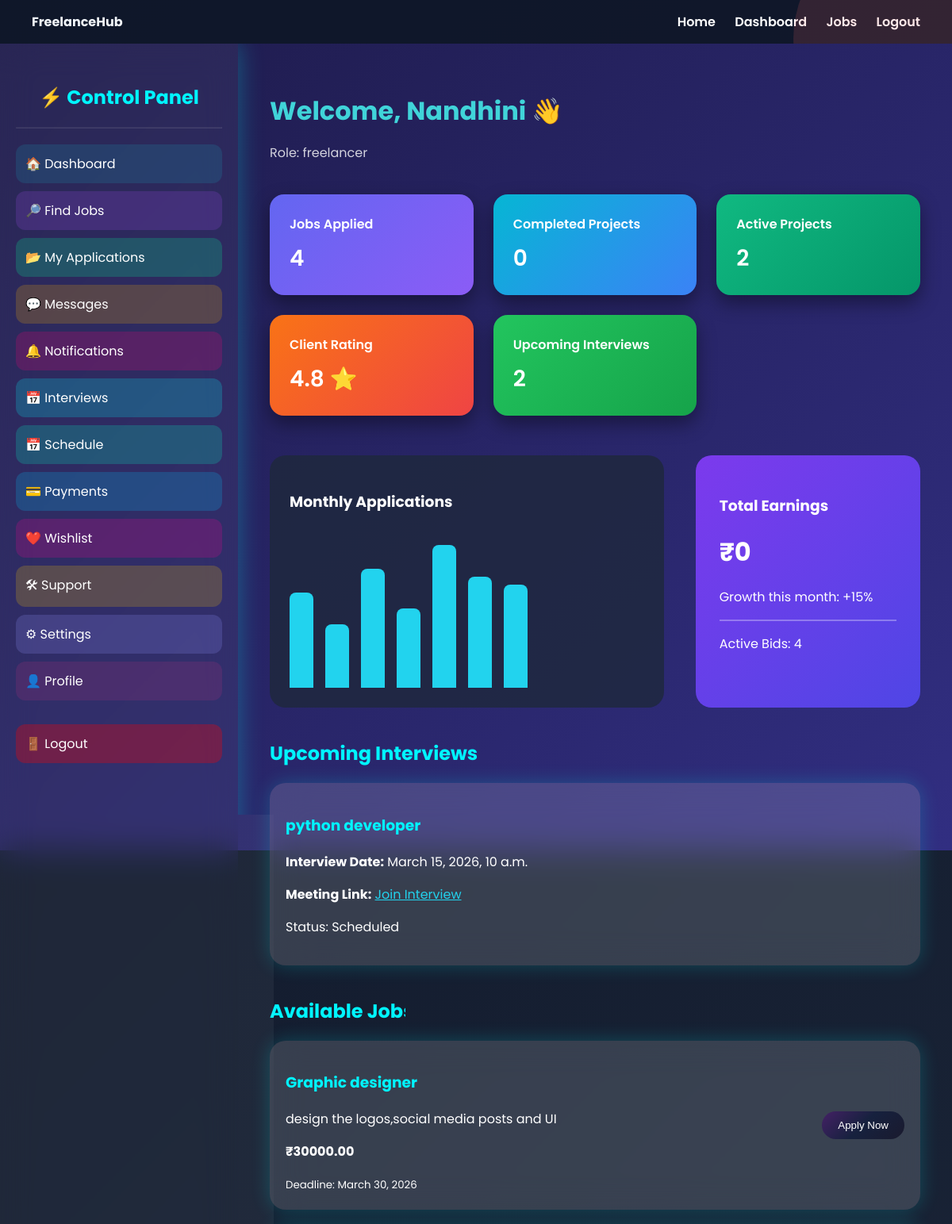
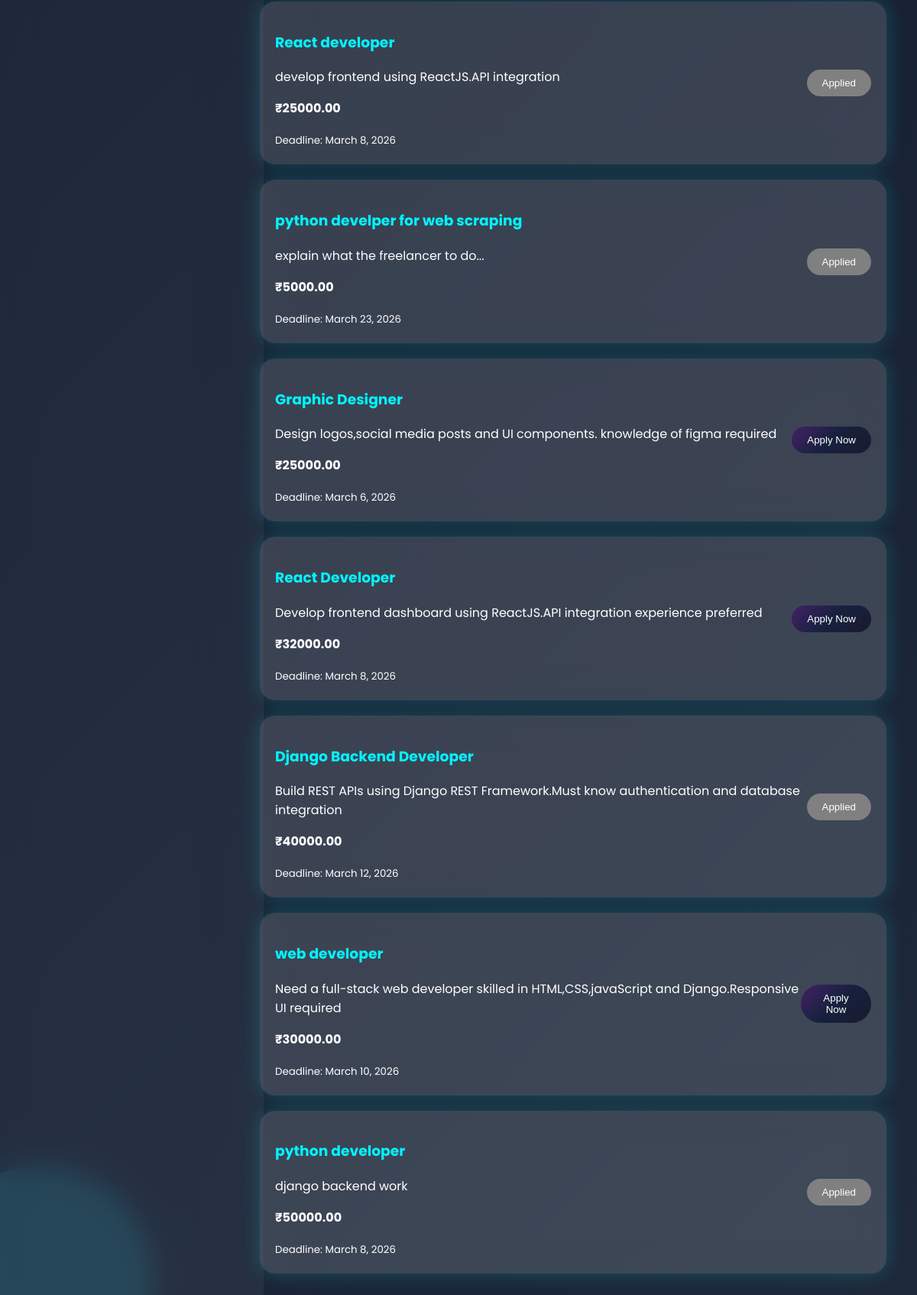
The page /dashboard/ (signed in) on the database its author committed (2 pictures, top to bottom).
### accounts/models.py (models this page shows, shortened)
class Profile(models.Model):
    ROLE_CHOICES = [
        ('client', 'Client'),
        ('freelancer', 'Freelancer'),
    ]
    user = models.OneToOneField(
        User,
        on_delete=models.CASCADE,
        related_name='profile'
    )
    role = models.CharField(max_length=20, choices=ROLE_CHOICES, default='client')
    bio = models.TextField(blank=True)
    experience = models.PositiveIntegerField(default=0)  # in years
    completed_projects = models.PositiveIntegerField(default=0)
    total_earned = models.DecimalField(max_digits=10, decimal_places=2, default=0.00)
    is_verified = models.BooleanField(default=False)
    created_at = models.DateTimeField(auto_now_add=True)

class Interview(models.Model):
    job = models.ForeignKey(Job, on_delete=models.CASCADE)
    freelancer = models.ForeignKey(User, on_delete=models.CASCADE)
    recruiter = models.ForeignKey(User, related_name="recruiter", on_delete=models.CASCADE)
    interview_date = models.DateTimeField()
    meeting_link = models.URLField()
    status = models.CharField(
        max_length=20,
        default="Scheduled"
    )
    created_at = models.DateTimeField(auto_now_add=True)

class Job(models.Model):
    STATUS_CHOICES = [
        ('open', 'Open'),
        ('closed', 'Closed'),
    ]
    title = models.CharField(max_length=200)
    description = models.TextField()
    salary = models.DecimalField(max_digits=10, decimal_places=2)
    deadline = models.DateField()
    posted_by = models.ForeignKey(
        User,
        on_delete=models.CASCADE,
        related_name='jobs'
    )
    status = models.CharField(max_length=20, choices=STATUS_CHOICES, default='open')
    created_at = models.DateTimeField(auto_now_add=True)

### accounts/views.py (the view)
# urls.py: path('dashboard/', views.dashboard, name='dashboard'),
@login_required
def dashboard(request):
    if request.user.profile.role != "freelancer":
        return redirect("recruiter_dashboard")
    profile = request.user.profile
    applications = Application.objects.filter(
        freelancer=request.user
    ).order_by("-applied_at")
    jobs = Job.objects.all().order_by("-created_at")
    interviews = Interview.objects.filter(
        freelancer=request.user
    ).order_by("interview_date")
    jobs_applied = applications.count()
    jobs_completed = applications.filter(status="completed").count()
    active_projects = applications.filter(status="accepted").count()
    total_earnings = applications.filter(
        status="completed"
    ).aggregate(total=Sum("job__salary"))["total"] or 0
    applied_job_ids = applications.values_list("job_id", flat=True)
    context = {
        "profile": profile,
        "applications": applications,
        "jobs": jobs,
        "jobs_applied": jobs_applied,
        "jobs_completed": jobs_completed,
        "active_projects": active_projects,
        "total_earnings": total_earnings,
        "applied_job_ids": applied_job_ids,
        "interviews": interviews,
    }
    return render(request, "accounts/dashboard.html", context)

### accounts/templates/accounts/dashboard.html (shortened to what this page needs)
{% extends "base.html" %}
{% block content %}
<div style="
display:flex;
min-height:100vh;
background:linear-gradient(135deg,#1e1b4b,#312e81,#0f172a);
color:white;
position:relative;
overflow:hidden;
">
<div style="position:relative;z-index:1;display:flex;width:100%;">
<div style="
width:260px;
padding:30px 20px;
backdrop-filter:blur(20px);
background:rgba(255,255,255,0.05);
box-shadow:0 0 30px rgba(0,255,255,0.3);
">
<h2 style="text-align:center;color:#00f5ff;">⚡ Control Panel</h2>
<hr style="border-color:rgba(255,255,255,0.1);margin:20px 0;">
<a href="{% url 'dashboard' %}" style="display:block;padding:12px;margin-bottom:10px;border-radius:12px;text-decoration:none;color:white;background:rgba(0,255,255,0.1);">🏠 Dashboard</a>
<a href="{% url 'find_jobs' %}" style="display:block;padding:12px;margin-bottom:10px;border-radius:12px;text-decoration:none;color:white;background:rgba(159,74,234,0.2);">🔎 Find Jobs</a>
<a href="{% url 'my_applications' %}" style="display:block;padding:12px;margin-bottom:10px;border-radius:12px;text-decoration:none;color:white;background:rgba(0,255,150,0.2);">📂 My Applications</a>
<a href="{% url 'messages' %}" style="display:block;padding:12px;margin-bottom:10px;border-radius:12px;text-decoration:none;color:white;background:rgba(255,180,0,0.2);">💬 Messages</a>
<a href="{% url 'notifications' %}"
style="display:block;padding:12px;margin-bottom:10px;border-radius:12px;text-decoration:none;color:white;background:rgba(255,0,120,0.2);">
🔔 Notifications
<a href="{% url 'freelancer_interviews' %}" style="display:block;padding:12px;margin-bottom:10px;border-radius:12px;text-decoration:none;color:white;background:rgba(0,255,255,0.2);">📅 Interviews</a>
<a href="{% url 'schedule' %}" style="display:block;padding:12px;margin-bottom:10px;border-radius:12px;text-decoration:none;color:white;background:rgba(0,255,200,0.2);">📅 Schedule</a>
<a href="{% url 'payments' %}" style="display:block;padding:12px;margin-bottom:10px;border-radius:12px;text-decoration:none;color:white;background:rgba(0,200,255,0.2);">💳 Payments</a>
<a href="{% url 'wishlist' %}" style="display:block;padding:12px;margin-bottom:10px;border-radius:12px;text-decoration:none;color:white;background:rgba(255,0,150,0.2);">❤️ Wishlist</a>
<a href="{% url 'support' %}" style="display:block;padding:12px;margin-bottom:10px;border-radius:12px;text-decoration:none;color:white;background:rgba(255,200,0,0.2);">🛠 Support</a>
<a href="{% url 'settings' %}" style="display:block;padding:12px;margin-bottom:10px;border-radius:12px;text-decoration:none;color:white;background:rgba(150,150,255,0.2);">⚙ Settings</a>
<a href="{% url 'dashboard_profile' %}" style="display:block;padding:12px;margin-bottom:10px;border-radius:12px;text-decoration:none;color:white;background:rgba(180,53,127,0.2);">👤 Profile</a>
<a href="{% url 'logout' %}" style="display:block;padding:12px;margin-top:30px;border-radius:12px;text-decoration:none;color:white;background:rgba(255,0,0,0.3);">🚪 Logout</a>
</div>
<div style="flex:1;padding:40px;">
<h1 style="margin-bottom:10px;color:#40d4d9;">
Welcome, {{ request.user.username }} 👋
</h1>
<p style="opacity:0.8;margin-bottom:40px;">
Role: {{ profile.role }}
</p>
<div class="analytics-container">
<div class="analytics-grid">
<div class="analytics-card card1">
Jobs Applied
<div class="analytics-number">{{ jobs_applied }}</div>
</div>
<div class="analytics-card card2">
Completed Projects
<div class="analytics-number">{{ jobs_completed }}</div>
</div>
<div class="analytics-card card3">
Active Projects
<div class="analytics-number">{{ active_projects }}</div>
</div>
<div class="analytics-card card4">
Client Rating
<div class="analytics-number">4.8 ⭐</div>
</div>
<div class="analytics-card card5">
Upcoming Interviews
<div class="analytics-number">2</div>
</div>
</div>
<div class="chart-section">
<div class="bar-chart">
<h3>Monthly Applications</h3>
<div class="bar-container">
<div class="bar" style="height:60%"></div>
<div class="bar" style="height:40%"></div>
<div class="bar" style="height:75%"></div>
<div class="bar" style="height:50%"></div>
<div class="bar" style="height:90%"></div>
<div class="bar" style="height:70%"></div>
<div class="bar" style="height:65%"></div>
</div>
</div>
<div class="earnings-card">
<h3>Total Earnings</h3>
<h1 style="margin:20px 0;">₹{{ total_earnings }}</h1>
<p>Growth this month: +15%</p>
<hr style="border:0.5px solid rgba(255,255,255,0.3)">
<p>Active Bids: {{ jobs_applied }}</p>
</div>
</div>
</div>
<h2 style="margin:40px 0 20px;color:#00f5ff;">Upcoming Interviews</h2>
{% for interview in interviews %}
<div style="
padding:20px;
border-radius:20px;
margin-bottom:20px;
backdrop-filter:blur(20px);
background:rgba(255,255,255,0.15);
box-shadow:0 0 25px rgba(0,255,255,0.2);
">
<h3 style="color:#00f5ff;">{{ interview.job.title }}</h3>
<p><strong>Interview Date:</strong> {{ interview.interview_date }}</p>
<p>
<strong>Meeting Link:</strong>
<a href="{{ interview.meeting_link }}" target="_blank" style="color:#22d3ee;">
Join Interview
</a>
</p>
<p>Status: {{ interview.status }}</p>
</div>
{% empty %}
<p>No interviews scheduled yet.</p>
{% endfor %}
<h2 style="margin:40px 0 20px;color:#00f5ff;">Available Jobs</h2>
{% for job in jobs %}
<div style="
padding:20px;
border-radius:20px;
margin-bottom:20px;
backdrop-filter:blur(20px);
background:rgba(255,255,255,0.15);
box-shadow:0 0 25px rgba(0,255,255,0.2);
display:flex;
justify-content:space-between;
align-items:center;
">
<div>
<h3 style="color:#00f5ff;">{{ job.title }}</h3>
<p>{{ job.description|truncatewords:20 }}</p>
<p><strong>₹{{ job.salary }}</strong></p>
<small>Deadline: {{ job.deadline }}</small>
</div>
<div>
{% if job.id in applied_job_ids %}
<button disabled style="
padding:10px 20px;
border-radius:25px;
border:none;
background:gray;
color:white;">
Applied </button>
{% else %}
<form method="POST" action="{% url 'apply_job_page' %}">
<button type="submit" style="
padding:10px 20px;
border-radius:25px;
border:none;
background:linear-gradient(135deg,#442165,#16213e,#1a1a2e);
color:white;
cursor:pointer;">
Apply Now </button>
</form>
{% endif %}
</div>
</div>
{% empty %}
<p>No jobs available.</p>
{% endfor %}
</div>
</div>
{% endblock %}

### templates/base.html (style rules this page uses)
body { margin: 0; font-family: 'Poppins', sans-serif; background: linear-gradient(135deg, #0f172a, #1e293b); color: #f1f5f9; }
body::before, body::after { content: ""; position: fixed; width: 300px; height: 300px; border-radius: 50%; z-index: 0; opacity: 0.15; }
body::before { background: #ff6b6b; top: -100px; right: -100px; }
body::after { background: #22d3ee; bottom: -100px; left: -100px; }

### accounts/templates/accounts/dashboard.html (style rules this page uses)
.analytics-container { margin-top:40px; }
.analytics-grid { display:grid; grid-template-columns:repeat(auto-fit,minmax(220px,1fr)); gap:25px; }
.analytics-card { padding:25px; border-radius:18px; color:white; font-weight:600; box-shadow:0 10px 25px rgba(0,0,0,0.4); transition:0.3s; }
.card1 { background:linear-gradient(135deg,#6366f1,#8b5cf6); }
.card2 { background:linear-gradient(135deg,#06b6d4,#3b82f6); }
.card3 { background:linear-gradient(135deg,#10b981,#059669); }
.card4 { background:linear-gradient(135deg,#f97316,#ef4444); }
.card5 { background:linear-gradient(135deg,#22c55e,#16a34a); }
.analytics-number { font-size:28px; margin-top:10px; }
.chart-section { margin-top:50px; display:flex; gap:40px; flex-wrap:wrap; }
.bar-chart { flex:2; background:rgba(30,41,59,0.8); padding:25px; border-radius:20px; }
.bar-container { display:flex; align-items:flex-end; gap:15px; height:200px; margin-top:20px; }
.bar { width:30px; background:#22d3ee; border-radius:8px 8px 0 0; }
.earnings-card { flex:1; background:linear-gradient(135deg,#7c3aed,#4f46e5); padding:30px; border-radius:20px; color:white; }

### rows shown on the page
Profile: role "freelancer"
Interview: job "python developer", interview_date "March 15, 2026, 10 a.m.", status "Scheduled"
Job: title "Graphic designer", description "design the logos,social media posts and UI", salary "30000.00", deadline "March 30, 2026"
Job: title "React developer", description "develop frontend using ReactJS.API integration", salary "25000.00", deadline "March 8, 2026", shows "Applied"
Job: title "python develper for web scraping", description "explain what the freelancer to do...", salary "5000.00", deadline "March 23, 2026", shows "Applied"
Job: title "Graphic Designer", description "Design logos,social media posts and UI components. knowledge of figma required", salary "25000.00", deadline "March 6, 2026"
Job: title "React Developer", description "Develop frontend dashboard using ReactJS.API integration experience preferred", salary "32000.00", deadline "March 8, 2026"
Job: title "Django Backend Developer", description "Build REST APIs using Django REST Framework.Must know authentication and database integration", salary "40000.00", deadline "March 12, 2026", shows "Applied"
Job: title "web developer", description "Need a full-stack web developer skilled in HTML,CSS,javaScript and Django.Responsive UI required", salary "30000.00", deadline "March 10, 2026"
Job: title "python developer", description "django backend work", salary "50000.00", deadline "March 8, 2026", shows "Applied"

### other values the page prints
{{ request.user.username }} "Nandhini"
{{ jobs_applied }} "4"
{{ jobs_completed }} "0"
{{ active_projects }} "2"
{{ total_earnings }} "0"
